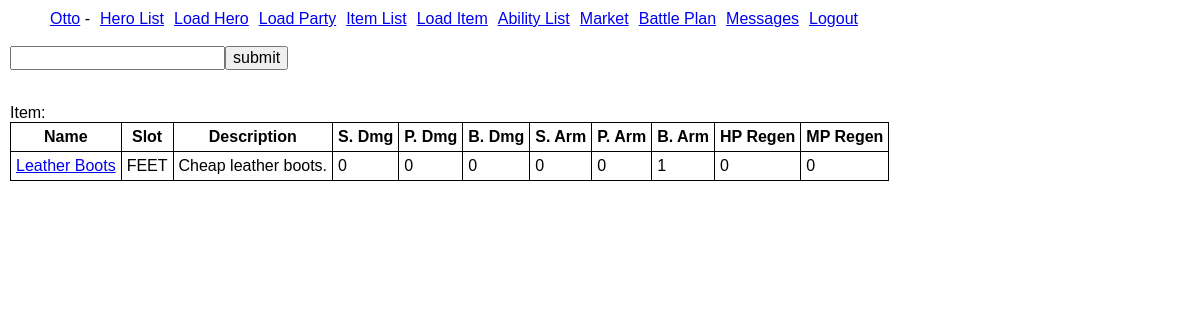
/loaditem.php?name=Leather Boots (signed in), run on the app's committed database.
### tables this page shows
CREATE TABLE IF NOT EXISTS `items` (
  `id` int(11) NOT NULL AUTO_INCREMENT,
  `name` char(30) NOT NULL,
  `prefix_modifier` int(11) DEFAULT NULL,
  `suffix_modifier` int(11) DEFAULT NULL,
  `slot` char(30) NOT NULL,
  `des` char(255) NOT NULL DEFAULT '',
  `market` int(11) NOT NULL DEFAULT '0',
  `sdam` int(11) NOT NULL DEFAULT '0',
  `pdam` int(11) NOT NULL DEFAULT '0',
  `bdam` int(11) NOT NULL DEFAULT '0',
  `sarm` int(11) NOT NULL DEFAULT '0',
  `parm` int(11) NOT NULL DEFAULT '0',
  `barm` int(11) NOT NULL DEFAULT '0',
  `hpreg` int(11) NOT NULL DEFAULT '0',
  `mpreg` int(11) NOT NULL DEFAULT '0',
  PRIMARY KEY (`id`),
  UNIQUE KEY `fullname` (`prefix_modifier`,`name`,`suffix_modifier`)
);

### Classes/Item.php (called while the page is built, shortened)
<?php
class Item {
    protected static $friendClasses = array('Classes\Item', 'Classes\InventoryItem');
    private $name;
    private $prefix_modifier;
    private $suffix_modifier;
    private $slot;
    private $des;
    private $sdam;
    private $pdam;
    private $bdam;
    private $sarm;
    private $parm;
    private $barm;
    private $hpreg;
    private $mpreg;
    public function getSlot() { return $this->slot; }
    public function getDescription() { return $this->des; }
    public function getSDAM() { return $this->sdam; }
    public function getPDAM() { return $this->pdam; }
    public function getBDAM() { return $this->bdam; }
    public function getSARM() { return $this->sarm; }
    public function getPARM() { return $this->parm; }
    public function getBARM() { return $this->barm; }
    public function getHpRegen() { return $this->hpreg; }
    public function getMpRegen() { return $this->mpreg; }
    public function getFullName() {
        $prefix = is_null($this->prefix_modifier) ? '' : $this->prefix_modifier->getName() . ' ';
        $suffix = is_null($this->suffix_modifier) ? '' : ' ' . $this->suffix_modifier->getName();
        return $prefix . $this->name . $suffix;
    }
    public static function getItemByFullName($fullname) {
        $pdo = Environment::getDBConn();
        $stmt = $pdo->prepare('
            SELECT
              i.*
            FROM items i
            LEFT JOIN itemmodifiers im_prefix ON i.prefix_modifier = im_prefix.id
            LEFT JOIN itemmodifiers im_suffix ON i.suffix_modifier = im_suffix.id
            WHERE UPPER(TRIM(CONCAT(IFNULL(im_prefix.name, \'\'), \' \', i.name, \' \', IFNULL(im_suffix.name, \'\')))) = UPPER(:fullname)');
        $stmt->execute(array(':fullname' => $fullname));
        $result = $stmt->fetch();
        return self::loadItemFromArray($result);
    }
    public static function loadItemFromArray($arr) {
        if (!($trace = debug_backtrace(DEBUG_BACKTRACE_IGNORE_ARGS)) || !(isset($trace[1]['class']) && in_array($trace[1]['class'], static::$friendClasses))) {
            trigger_error('Member not available from calling class', E_USER_ERROR);
        }
        $item = new Item();
        $item->id = (int)$arr['id'];
        $item->name = $arr['name'];
        $item->slot = $arr['slot'];
        $item->des = $arr['des'];
        $item->market = (float)$arr['market'];
        $item->sdam = (int)$arr['sdam'];
        $item->pdam = (int)$arr['pdam'];
        $item->bdam = (int)$arr['bdam'];
        $item->sarm = (int)$arr['sarm'];
        $item->parm = (int)$arr['parm'];
        $item->barm = (int)$arr['barm'];
        $item->hpreg = (float)$arr['hpreg'];
        $item->mpreg = (float)$arr['mpreg'];
        return $item;
    }
}

### loaditem.php (the view, shortened to what this page needs)
<?php
require_once('/Includes/common.php');
require_once('/Classes/Item.php');
require_once('/Includes/menu.php');
echo '<form name="itemSearch" action="loaditem.php" method="GET">';
echo '<input type="text" name="name" />';
echo '<input type="submit" value="submit" />';
echo '</form>';
if (array_key_exists('name', $_GET)) {
    $item = Item::getItemByFullName($_GET['name']);
    $itemName = $item->getFullName();
    $itemSlot = $item->getSlot();
    $itemSDAM = $item->getSDAM();
    $itemPDAM = $item->getPDAM();
    $itemBDAM = $item->getBDAM();
    $itemSARM = $item->getSARM();
    $itemPARM = $item->getPARM();
    $itemBARM = $item->getBARM();
    $itemHpRegen = $item->getHpRegen();
    $itemMpRegen = $item->getMpRegen();
    $itemDesc = $item->getDescription();
    echo "<br/>Item:\n";
    echo "<table><tr><th>Name</th><th>Slot</th><th>Description</th><th>S. Dmg</th><th>P. Dmg</th><th>B. Dmg</th><th>S. Arm</th><th>P. Arm</th><th>B. Arm</th><th>HP Regen</th><th>MP Regen</th></tr>\n";
    echo "<tr>\n";
    echo "<td><a href=\"loaditem.php?name=$itemName\">$itemName</a></td>\n";
    echo "<td>$itemSlot</td>\n";
    echo "<td>$itemDesc</td>\n";
    echo "<td>$itemSDAM</td>\n";
    echo "<td>$itemPDAM</td>\n";
    echo "<td>$itemBDAM</td>\n";
    echo "<td>$itemSARM</td>\n";
    echo "<td>$itemPARM</td>\n";
    echo "<td>$itemBARM</td>\n";
    echo "<td>$itemHpRegen</td>\n";
    echo "<td>$itemMpRegen</td>\n";
    echo "</tr>\n";
    echo "</table>\n";
}

### Styles/main.css (style rules this page uses)
table { border: 1px solid black; border-collapse: collapse; }
table th { font-weight: bold; border: 1px solid black; padding: 5px; }
table td { border: 1px solid black; padding: 5px; }

### data on the page
items: name "Leather Boots", slot "FEET", des "Cheap leather boots.", sdam "0", pdam "0", bdam "0", sarm "0", parm "0", barm "1", hpreg "0", mpreg "0"
